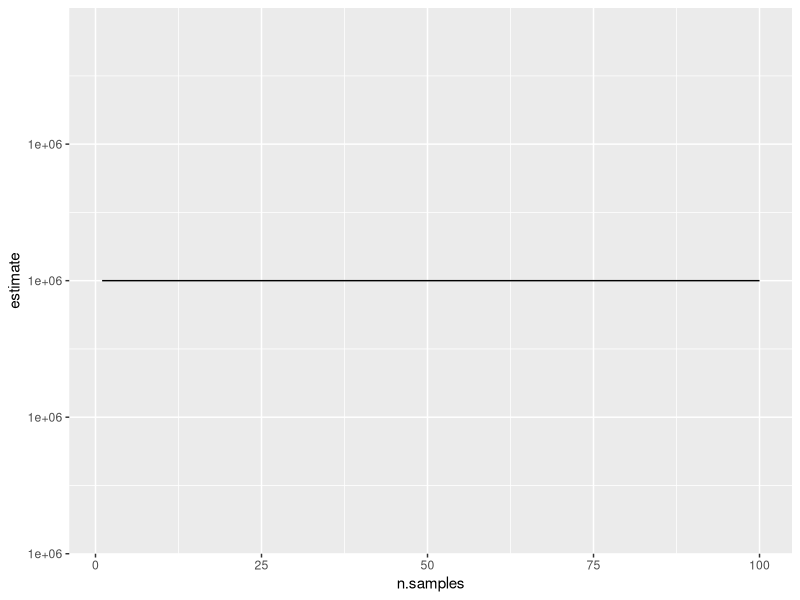
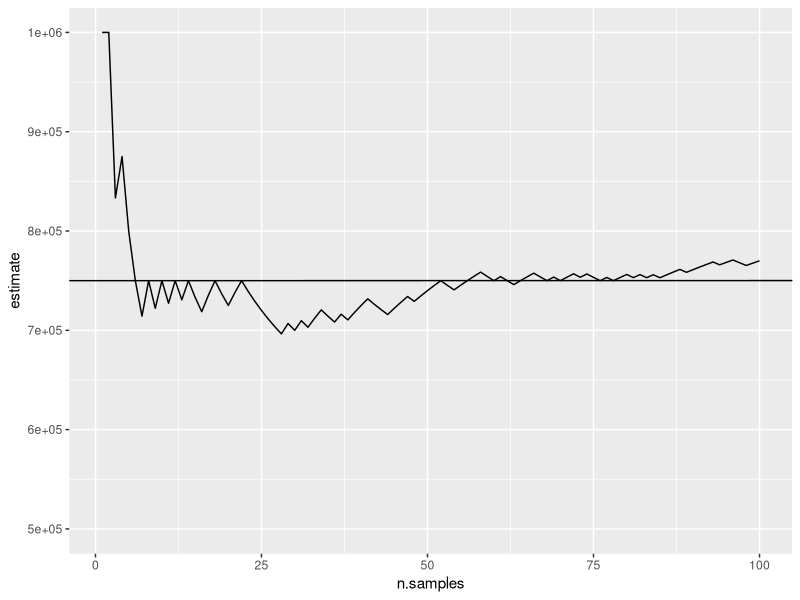
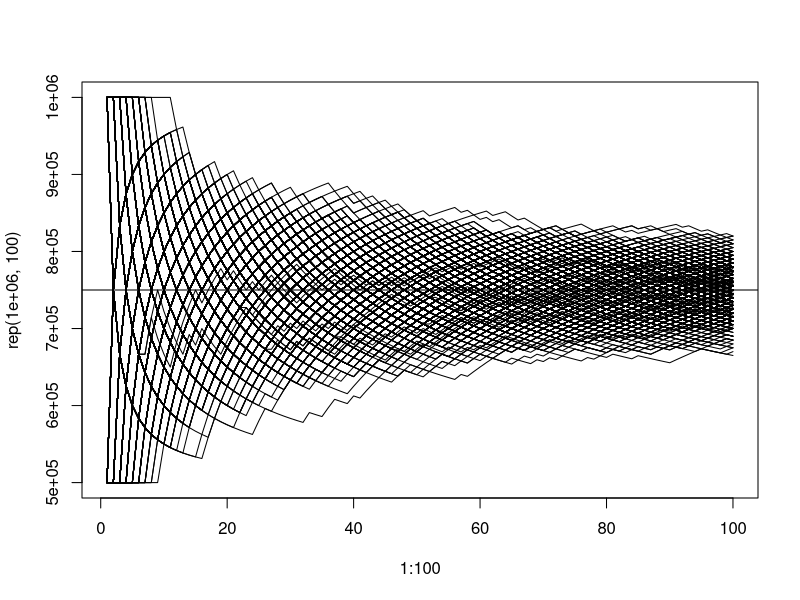
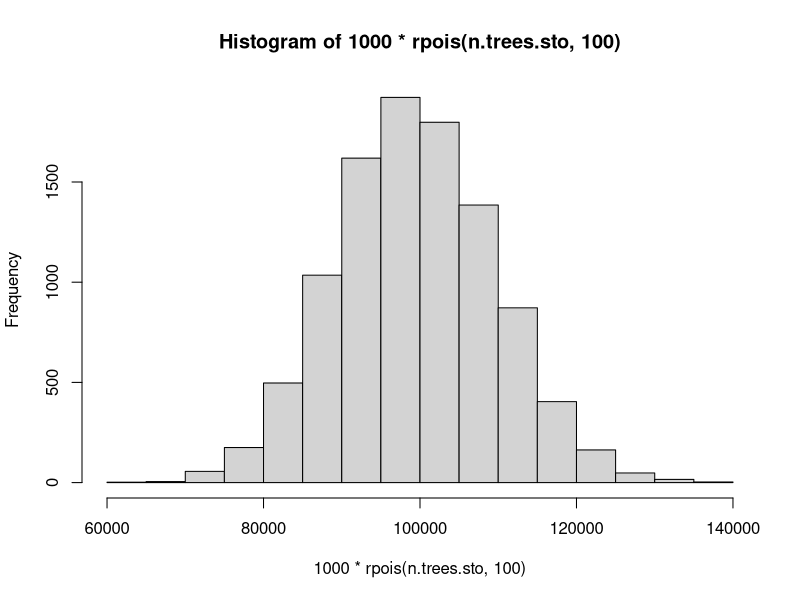
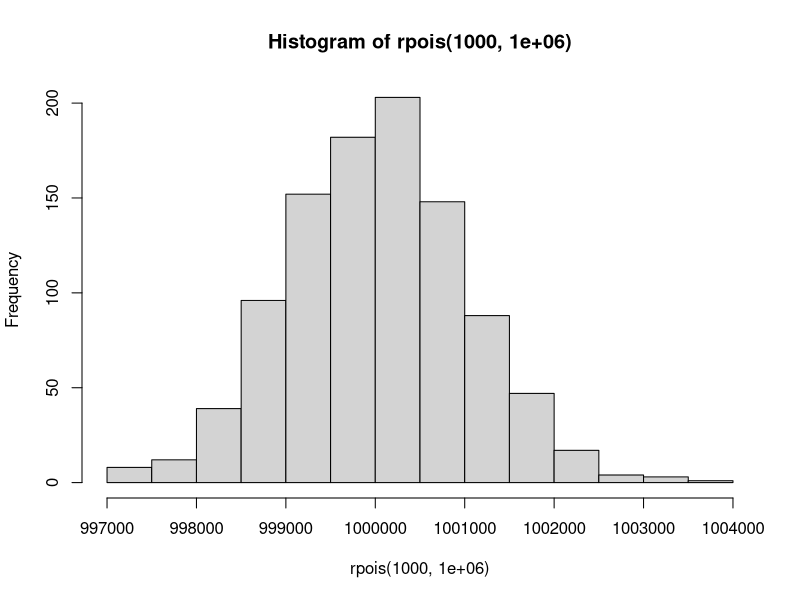
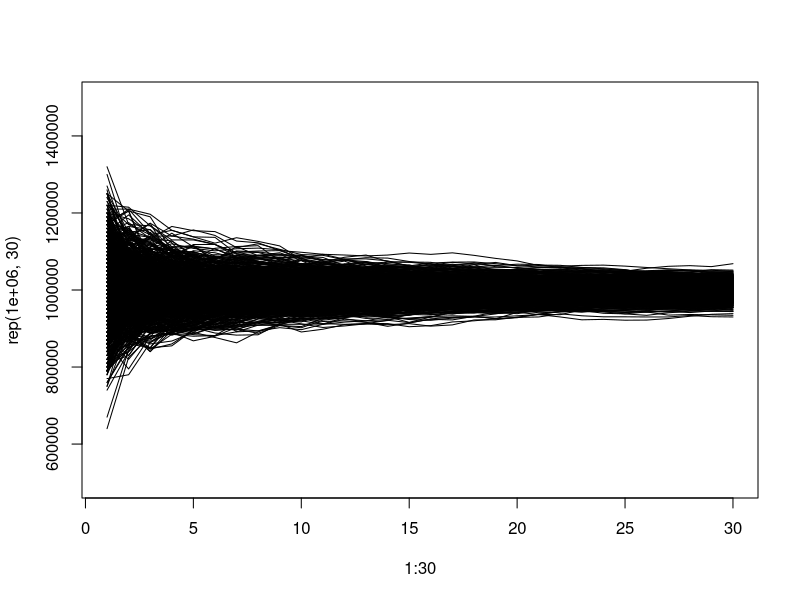

The R script that drew these images, in order: (Note: a time limit stopped this script after it produced the figures.)
## ---- chunk 1
library(ggplot2)
## ---- chunk 2
nx <- 100
ny <- 100
n.trees.uni <- nx * ny
n.apples.per.tree.uni <- 100
n.apples.uni <- n.trees.uni * n.apples.per.tree.uni
## ---- chunk 3
uniform.orchard.df <- data.frame(tree.number=1:n.trees.uni, n.apples=n.apples.per.tree.uni)
## ---- chunk 4
sampling.df <- data.frame(n.samples=1:100,estimate=NA)
for(i in 1:nrow(sampling.df)){
  sampling.df[i,"estimate"] <- mean(uniform.orchard.df[sample(seq(0, n.trees.uni), sampling.df[i,"n.samples"],replace=FALSE), "n.apples"]) * n.trees.uni
}
g <- ggplot(sampling.df, aes(x=n.samples, y=estimate)) +
  geom_line()
g
## ---- chunk 5
nx <- 100
ny <- 100
prop.bad <- 0.5
n.trees <- nx * ny
n.apples.per.good.tree <- 100
n.apples.per.bad.tree <- 50
n.apples <- (n.trees*(1-prop.bad) * n.apples.per.good.tree) + (n.trees*prop.bad * n.apples.per.bad.tree)
## ---- chunk 6
twotier.orchard.df <- data.frame(tree.number=1:n.trees, n.apples=rep(c(n.apples.per.good.tree, n.apples.per.bad.tree), n.trees/2))
## ---- chunk 7
tree.numbers <- sample(seq(0, n.trees), 100)
sampling.df <- data.frame(n.samples=1:100,estimate=NA)
for(i in 1:100){
  sampling.df[i, "estimate"] <- mean(twotier.orchard.df[tree.numbers[1:i], "n.apples"]) * n.trees
  
}
g <- ggplot(sampling.df, aes(x=n.samples, y=estimate)) +
  geom_line() + ylim(5E05, 1E06) + geom_abline(intercept=sum(twotier.orchard.df$n.apples))
g
## ---- chunk 8
deterministic.list <- list()

## plot a large number of realisations of obtaining 100 samples
n.sim <- 1000
plot(1:100, rep(1E06,100), type='n', ylim=c(5E05,1E06))
for(n in 1:n.sim){
  
tree.numbers <- sample(seq(0, n.trees), 100)
sampling.df <- data.frame(n.samples=1:100,estimate=NA)
for(i in 1:100){
  sampling.df[i, "estimate"] <- mean(twotier.orchard.df[tree.numbers[1:i], "n.apples"]) * n.trees
  
}
lines(1:100, sampling.df$estimate)
deterministic.list[[n]] <- sampling.df
}
abline(a=sum(twotier.orchard.df$n.apples), b=0, lty=1)

## what is the probability of overestimating the true number of apples?
## when n=1 samples,
for (nn in 1:20){
nnn <- do.call(rbind, lapply(1:n.sim, function(i){deterministic.list[[i]][nn,"estimate"]}))
tt <- table(nnn > sum(twotier.orchard.df$n.apples))
print(paste0("n=", nn, " p(overestimate) = ", tt[2]/sum(tt)))
}

## ---- chunk 9
nx <- 100
ny <- 100
n.trees.sto <- nx * ny
n.apples.sto <- sum(rpois(n.trees.sto, 100))
## ---- chunk 10
hist(1000*rpois(n.trees.sto, 100))
## ---- chunk 11
hist(rpois(1000, 1E06))
## ---- chunk 12
n.trees.sto <- 10000

n.sims <- 1000

sto.df <- do.call(
  rbind,
lapply(1:n.sims, 
       function(s){data.frame(sim.number=s, tree.number=1:n.trees.sto, n.apples=rpois(n.trees.sto, 100))}
       )
  
)


summary(sto.df)
## ---- chunk 13
stochastic.list <- list()

## plot a large number of realisations of obtaining 30 samples
n.sims <- 1000

plot(1:30, rep(1E06,30), type='n', ylim=c(5E05,1.5E06))
for(n in 1:n.sims){
  
tree.numbers <- sample(seq(0, n.trees), 30)
sampling.df <- data.frame(n.samples=1:30,estimate=NA)
for(i in 1:30){
  sampling.df[i, "estimate"] <- mean(sto.df[tree.numbers[1:i], "n.apples"]) * n.trees.sto
}
lines(1:30, sampling.df$estimate)
stochastic.list[[n]] <- sampling.df
}
abline(a=sum(sto.df$n.apples), b=0, lty=1)

## 
## what is the probability of estimating the true number of apples with more than 10% error?
for(i in 1:10){
tt <- table(do.call(rbind, lapply(1:n.sims, function(ns){abs(stochastic.list[[ns]][i,"estimate"] - sum(sto.df[sto.df$sim.number==ns,"n.apples"])) > 0.10*sum(sto.df[sto.df$sim.number==ns,"n.apples"])})))
print(paste0("n=", i, " p(estimate off by more than 10%)=", tt[2]/sum(tt)))
}

## ---- chunk 14
n.sims <- 10000

## use a loop
loop.list <-list()
start_time <- Sys.time()
for(n in 1:n.sims){
  loop.list[[n]] <- data.frame(sim.num=n, rpois(10000, 10))
  }
end_time <- Sys.time()

print(paste0("simulating 10000 times 10000 poisson observations in a loop took ", end_time - start_time, " seconds"))


## use lapply
start_time <- Sys.time()
lapply.list <-lapply(1:n.sims, function(n){data.frame(sim.num=n, rpois(10000, 10))})
end_time <- Sys.time()

print(paste0("simulating 10000 times 10000 poisson observations using lapply took ", end_time - start_time, " seconds"))
